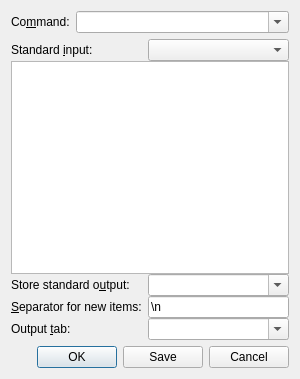
<?xml version="1.0" encoding="UTF-8"?>
<ui version="4.0">
 <class>ActionDialog</class>
 <widget class="QDialog" name="ActionDialog">
  <property name="geometry">
   <rect>
    <x>0</x>
    <y>0</y>
    <width>300</width>
    <height>379</height>
   </rect>
  </property>
  <property name="minimumSize">
   <size>
    <width>300</width>
    <height>200</height>
   </size>
  </property>
  <property name="windowTitle">
   <string>CopyQ Action Dialog</string>
  </property>
  <property name="windowIcon">
   <iconset resource="../copyq.qrc">
    <normaloff>:/images/icon-running.svg</normaloff>:/images/icon-running.svg</iconset>
  </property>
  <layout class="QVBoxLayout" name="verticalLayout">
   <item>
    <layout class="QHBoxLayout" name="horizontalLayout" stretch="0,1">
     <property name="spacing">
      <number>6</number>
     </property>
     <item>
      <widget class="QLabel" name="label_2">
       <property name="sizePolicy">
        <sizepolicy hsizetype="Preferred" vsizetype="Preferred">
         <horstretch>0</horstretch>
         <verstretch>0</verstretch>
        </sizepolicy>
       </property>
       <property name="text">
        <string>Co&amp;mmand:</string>
       </property>
       <property name="buddy">
        <cstring>cmdEdit</cstring>
       </property>
      </widget>
     </item>
     <item>
      <widget class="QComboBox" name="cmdEdit">
       <property name="toolTip">
        <string>&lt;b&gt;%1&lt;/b&gt; in the &lt;b&gt;command&lt;/b&gt; is &lt;b&gt;text&lt;/b&gt; of selected items. The text can be also modified and passed to &lt;b&gt;standard input&lt;/b&gt; of command. It's also possible to chain commands using &lt;b&gt;|&lt;/b&gt; character (i.e. passing standard output).</string>
       </property>
       <property name="editable">
        <bool>true</bool>
       </property>
       <property name="insertPolicy">
        <enum>QComboBox::NoInsert</enum>
       </property>
      </widget>
     </item>
    </layout>
   </item>
   <item>
    <layout class="QFormLayout" name="formLayout_3">
     <property name="verticalSpacing">
      <number>0</number>
     </property>
     <property name="bottomMargin">
      <number>0</number>
     </property>
     <item row="0" column="0">
      <widget class="QLabel" name="label">
       <property name="text">
        <string>Standard &amp;input:</string>
       </property>
       <property name="buddy">
        <cstring>comboBoxInputFormat</cstring>
       </property>
      </widget>
     </item>
     <item row="2" column="0">
      <widget class="QLabel" name="label_3">
       <property name="text">
        <string>Store standard o&amp;utput:</string>
       </property>
       <property name="buddy">
        <cstring>comboBoxOutputFormat</cstring>
       </property>
      </widget>
     </item>
     <item row="0" column="1">
      <widget class="QComboBox" name="comboBoxInputFormat">
       <property name="toolTip">
        <string>Send data of given MIME type to standard input of command (leave empty to disable).</string>
       </property>
      </widget>
     </item>
     <item row="2" column="1">
      <widget class="QComboBox" name="comboBoxOutputFormat">
       <property name="toolTip">
        <string>Create items from standard output of the program (leave empty to disable).</string>
       </property>
       <property name="editable">
        <bool>true</bool>
       </property>
      </widget>
     </item>
     <item row="1" column="0" colspan="2">
      <widget class="QPlainTextEdit" name="inputText"/>
     </item>
     <item row="3" column="0">
      <widget class="QLabel" name="separatorLabel">
       <property name="text">
        <string>&amp;Separator for new items:</string>
       </property>
       <property name="buddy">
        <cstring>separatorEdit</cstring>
       </property>
      </widget>
     </item>
     <item row="3" column="1">
      <widget class="QLineEdit" name="separatorEdit">
       <property name="text">
        <string>\n</string>
       </property>
      </widget>
     </item>
     <item row="4" column="0">
      <widget class="QLabel" name="labelOutputTab">
       <property name="text">
        <string>Output &amp;tab:</string>
       </property>
       <property name="buddy">
        <cstring>comboBoxOutputTab</cstring>
       </property>
      </widget>
     </item>
     <item row="4" column="1">
      <widget class="QComboBox" name="comboBoxOutputTab">
       <property name="toolTip">
        <string>Save items in tab with given name (leave empty to save in the current tab)</string>
       </property>
       <property name="editable">
        <bool>true</bool>
       </property>
      </widget>
     </item>
    </layout>
   </item>
   <item>
    <widget class="QDialogButtonBox" name="buttonBox">
     <property name="orientation">
      <enum>Qt::Horizontal</enum>
     </property>
     <property name="standardButtons">
      <set>QDialogButtonBox::Cancel|QDialogButtonBox::Ok|QDialogButtonBox::Save</set>
     </property>
    </widget>
   </item>
  </layout>
 </widget>
 <tabstops>
  <tabstop>cmdEdit</tabstop>
  <tabstop>comboBoxInputFormat</tabstop>
  <tabstop>inputText</tabstop>
  <tabstop>comboBoxOutputFormat</tabstop>
  <tabstop>separatorEdit</tabstop>
  <tabstop>comboBoxOutputTab</tabstop>
  <tabstop>buttonBox</tabstop>
 </tabstops>
 <resources>
  <include location="../copyq.qrc"/>
 </resources>
 <connections>
  <connection>
   <sender>buttonBox</sender>
   <signal>accepted()</signal>
   <receiver>ActionDialog</receiver>
   <slot>accept()</slot>
   <hints>
    <hint type="sourcelabel">
     <x>275</x>
     <y>349</y>
    </hint>
    <hint type="destinationlabel">
     <x>157</x>
     <y>274</y>
    </hint>
   </hints>
  </connection>
  <connection>
   <sender>buttonBox</sender>
   <signal>rejected()</signal>
   <receiver>ActionDialog</receiver>
   <slot>reject()</slot>
   <hints>
    <hint type="sourcelabel">
     <x>325</x>
     <y>349</y>
    </hint>
    <hint type="destinationlabel">
     <x>286</x>
     <y>274</y>
    </hint>
   </hints>
  </connection>
 </connections>
 <slots>
  <slot>updateMinimalGeometry()</slot>
 </slots>
</ui>
